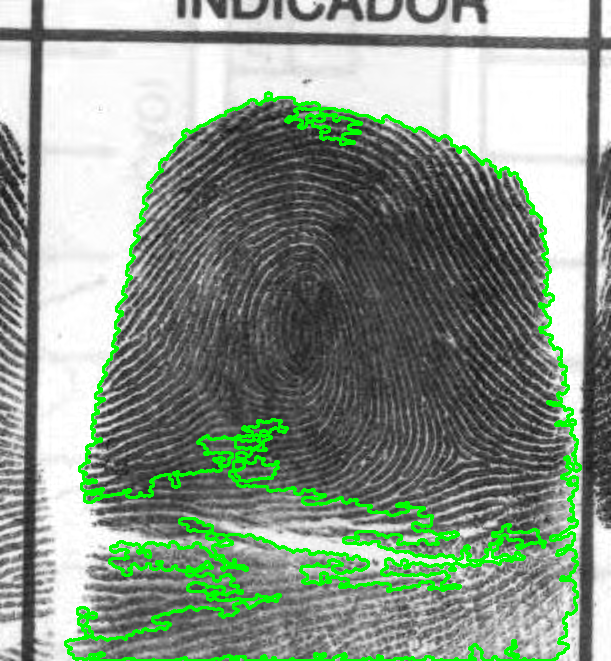
#> input picture output/marked_fingerprints/90120132577902_marked.bmp, 611 x 661 px; its folder holds only this picture in this run
$ python MarkCountor.py output/marked_fingerprints
#> lines starting #> are read from the running program, lines starting #| are printed output that depends on the picture; after the words box and inside, x2 and y2 are one past the last pixel; in counts of white or black regions, pixels touching at a corner belong together
#> in process_directory, orig is the input picture: shape (661, 611, 3); mean B, G, R 135.3, 150.2, 135.3
#!/usr/bin/env python3
"""
Batch fingerprint filter and mark tool.
Aplica remoção de linhas horizontais/verticais e marca contorno da impressão para todas as imagens em um diretório.
"""
import os
import argparse
import cv2
import numpy as np


def remove_lines_keep_fingerprints(image_path):
    """Remove linhas verticais/horizontais mantendo apenas as cristas das digitais."""
    img = cv2.imread(image_path)
    if img is None:
        return None
    gray = cv2.cvtColor(img, cv2.COLOR_BGR2GRAY)
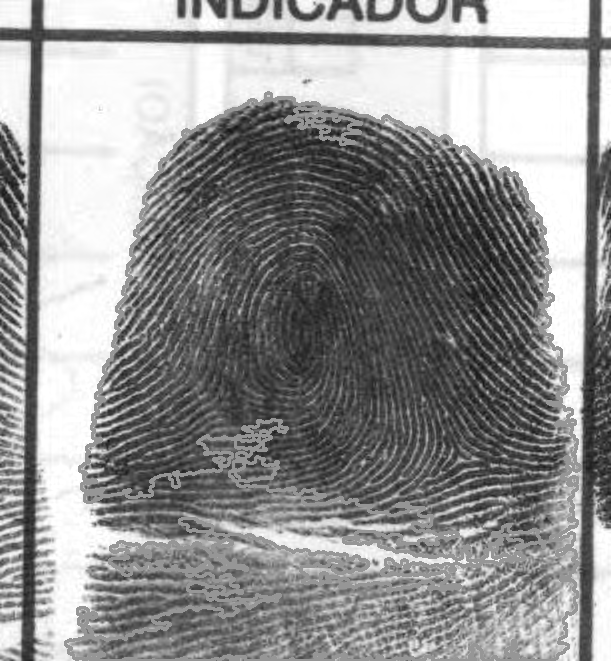
#> gray: shape (661, 611); min 13, max 255, mean 144.1
    thresh = cv2.adaptiveThreshold(
        gray, 255,
        cv2.ADAPTIVE_THRESH_GAUSSIAN_C,
        cv2.THRESH_BINARY_INV,
        21, 5
    )
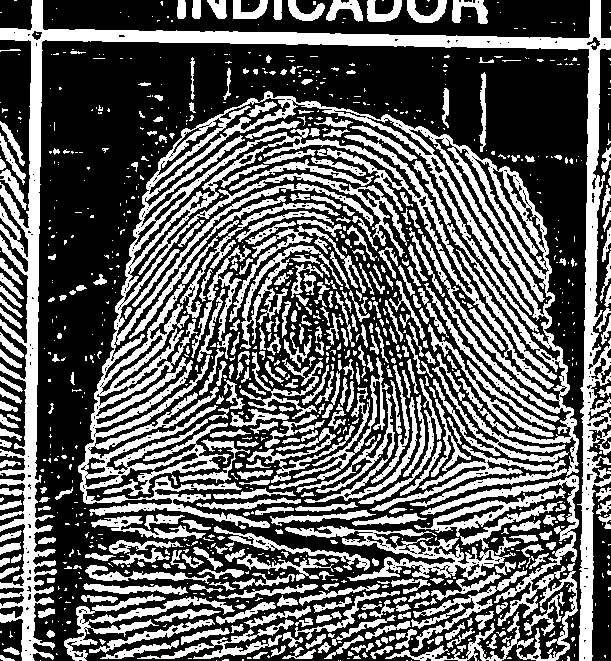
#> thresh: shape (661, 611); 38.4% white; 1042 white regions (637 under 20 px), largest, box (x1, y1, x2, y2) and area: (78, 91, 579, 528) 43944, (0, 0, 611, 661) 26138, (420, 475, 579, 661) 3705
    # kernels para linhas
    vert_k = cv2.getStructuringElement(cv2.MORPH_RECT, (1, 25))
    horz_k = cv2.getStructuringElement(cv2.MORPH_RECT, (25, 1))
    vert = cv2.morphologyEx(thresh, cv2.MORPH_OPEN, vert_k)
#> vert: shape (661, 611); 3.9% white; 45 white regions (2 under 20 px), largest, box (x1, y1, x2, y2) and area: (22, 0, 43, 661) 6789, (579, 0, 601, 661) 6035, (482, 72, 485, 147) 177
    horz = cv2.morphologyEx(thresh, cv2.MORPH_OPEN, horz_k)
#> horz: shape (661, 611); 4.4% white; 143 white regions (6 under 20 px), largest, box (x1, y1, x2, y2) and area: (0, 28, 593, 49) 6589, (83, 586, 187, 592) 446, (466, 485, 556, 497) 411
    lines = cv2.bitwise_or(vert, horz)
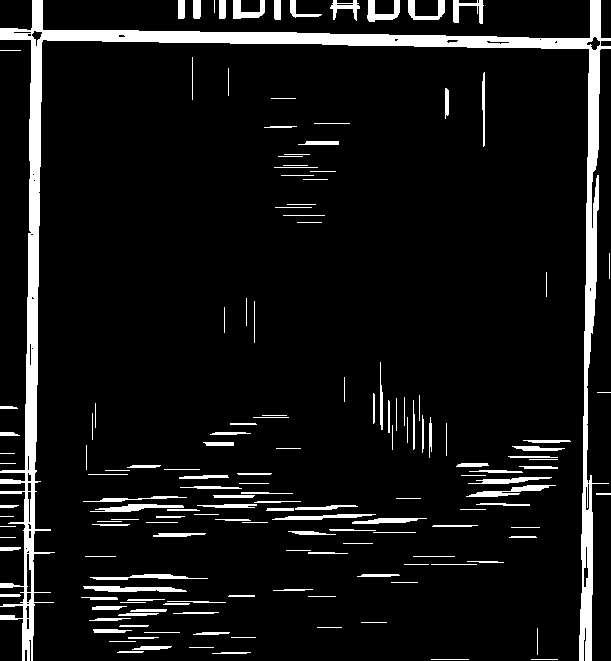
#> lines: shape (661, 611); 8.2% white; 159 white regions (7 under 20 px), largest, box (x1, y1, x2, y2) and area: (0, 0, 611, 661) 20081, (83, 586, 187, 592) 446, (466, 485, 556, 497) 411
    only = cv2.bitwise_and(thresh, cv2.bitwise_not(lines))
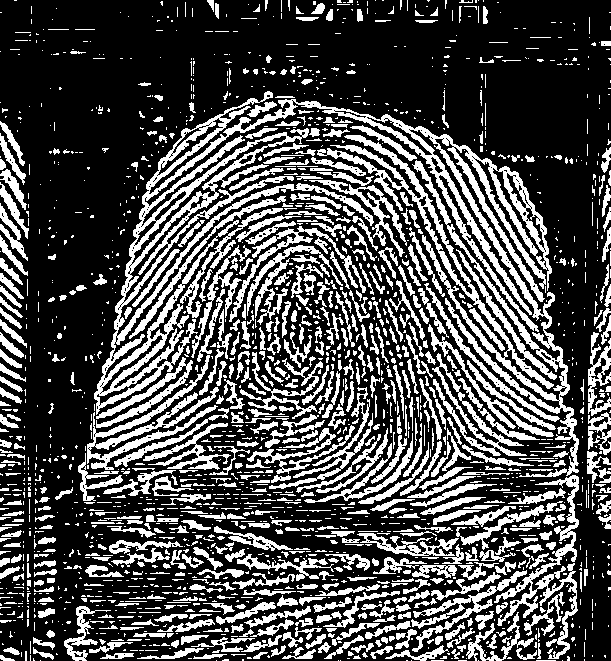
#> only: shape (661, 611); 30.1% white; 1949 white regions (1292 under 20 px), largest, box (x1, y1, x2, y2) and area: (94, 91, 579, 477) 30094, (87, 355, 219, 470) 2653, (494, 475, 579, 659) 2633
    # limpeza e dilatação
    small_k = cv2.getStructuringElement(cv2.MORPH_ELLIPSE, (3, 3))
    cleaned = cv2.morphologyEx(only, cv2.MORPH_OPEN, small_k)
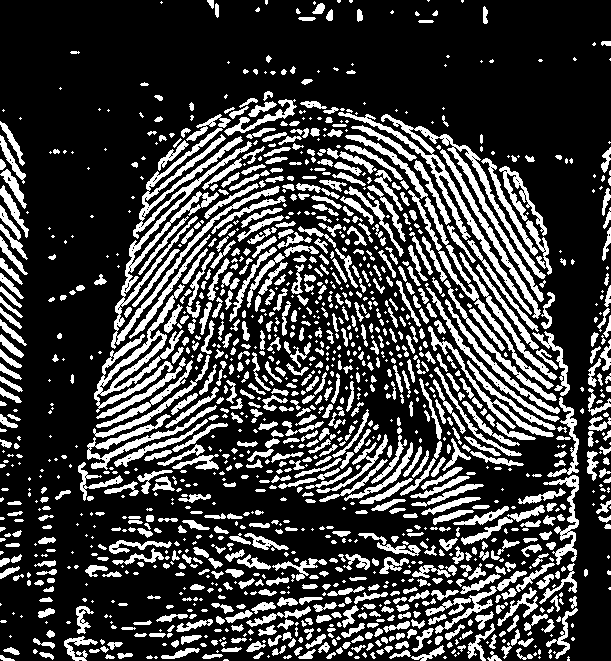
#> cleaned: shape (661, 611); 25.3% white; 1384 white regions (561 under 20 px), largest, box (x1, y1, x2, y2) and area: (111, 128, 280, 349) 5365, (338, 112, 546, 315) 4372, (94, 284, 185, 413) 2534
    dilate_k = cv2.getStructuringElement(cv2.MORPH_ELLIPSE, (5, 5))
    filtered = cv2.dilate(cleaned, dilate_k, iterations=1)
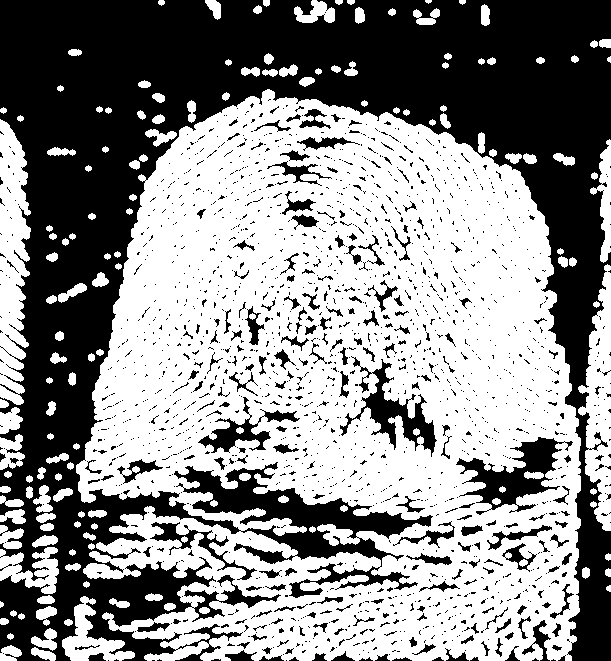
#> filtered: shape (661, 611); 55.5% white; 1714 black regions (1501 under 20 px), largest, box (x1, y1, x2, y2) and area: (0, 0, 611, 661) 152681, (456, 437, 573, 515) 3345, (340, 356, 437, 457) 2537
    return filtered


def mark_fingerprint(orig_img, mask, output_path):
    """Desenha o contorno principal da impressão e salva a imagem marcada."""
    if mask is None:
        print(f"Máscara inválida para {output_path}")
        return
    contours, _ = cv2.findContours(mask, cv2.RETR_EXTERNAL, cv2.CHAIN_APPROX_NONE)
#> contours = 142 contours, 5 with area under 20; largest, box (x1, y1, x2, y2) and area: (76, 89, 581, 661) 230848, (0, 119, 31, 405) 6030, (578, 264, 611, 531) 4632, (62, 596, 135, 661) 1686, (0, 547, 59, 594) 1358
    if not contours:
        print(f"Nenhum contorno encontrado em {output_path}")
        return
    cnt = max(contours, key=cv2.contourArea)
#> cnt = contour of 3373 points, box (x1, y1, x2, y2) (76, 89, 581, 661), area 230848
    marked = orig_img.copy()
    cv2.drawContours(marked, [cnt], -1, (0, 255, 0), 2)
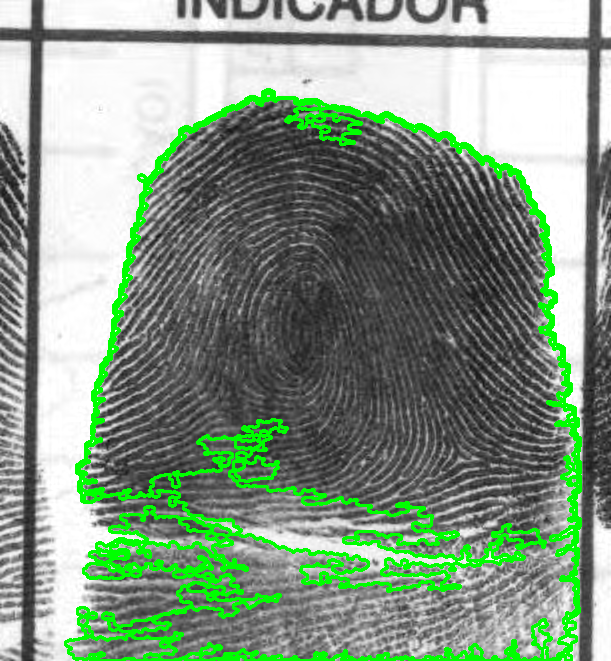
#> marked: shape (661, 611, 3); 2.31% of pixels changed, all inside (x1, y1, x2, y2) = (75, 88, 582, 661)
    os.makedirs(os.path.dirname(output_path), exist_ok=True)
    cv2.imwrite(output_path, marked)
    print(f"Salvo: {output_path}")


def process_directory(input_dir, out_dir):
    """Processa todas as imagens do diretório recursivamente."""
    exts = ('.png', '.jpg', '.jpeg', '.bmp')
    for root, _, files in os.walk(input_dir):
        for fname in files:
            if not fname.lower().endswith(exts):
                continue
            input_path = os.path.join(root, fname)
            orig = cv2.imread(input_path)
            filtered = remove_lines_keep_fingerprints(input_path)
            mask = (filtered > 0).astype(np.uint8) if filtered is not None else None
            rel = os.path.relpath(root, input_dir)
            target_dir = os.path.join(out_dir, rel)
            name, ext = os.path.splitext(fname)
            output_path = os.path.join(target_dir, f"{name}_marked{ext}")
            mark_fingerprint(orig, mask, output_path)


def main():
    parser = argparse.ArgumentParser(description="Batch fingerprint filter and mark tool")
    parser.add_argument('input_dir', help='Diretório contendo imagens de digitais')
    parser.add_argument('--out-dir', default='marked_fingerprints', help='Diretório de saída')
    args = parser.parse_args()
    if not os.path.isdir(args.input_dir):
        print(f"Erro: {args.input_dir} não é um diretório válido.")
        return
    process_directory(args.input_dir, args.out_dir)

if __name__ == '__main__':
    main()

$ run again, on output/marked_fingerprints/90120146617807_marked.bmp
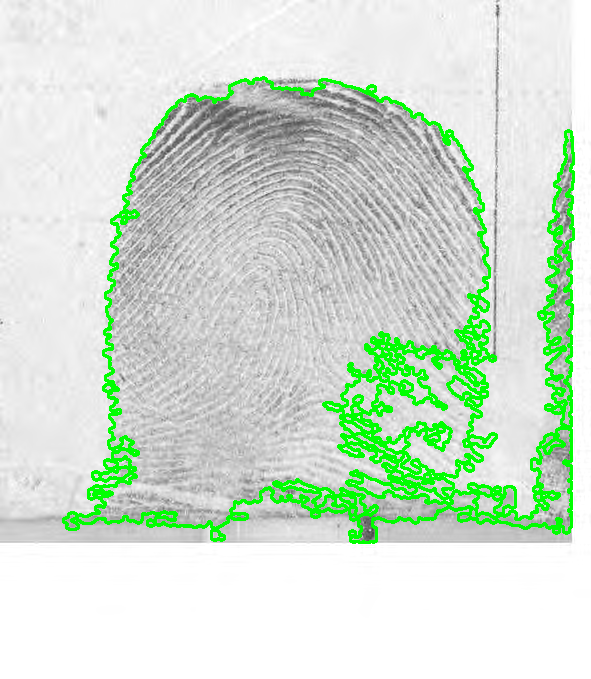
#> input picture output/marked_fingerprints/90120146617807_marked.bmp, 591 x 679 px
#> in process_directory, orig is the input picture: shape (679, 591, 3); mean B, G, R 207.9, 225.5, 207.9
#> in remove_lines_keep_fingerprints, `thresh = cv2.adaptiveThreshold( gray, 255, cv2.ADAPTIVE_THRESH_GAUSSIA..`:
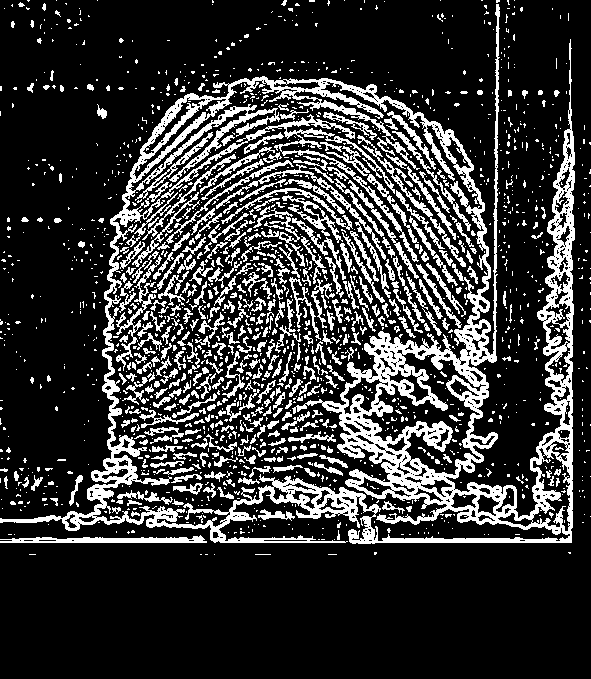
#> thresh: shape (679, 591); 20.8% white; 1678 white regions (1277 under 20 px), largest, box (x1, y1, x2, y2) and area: (0, 4, 575, 544) 41878, (216, 164, 391, 298) 1104, (0, 535, 207, 543) 1016
#> vert: shape (679, 591); 0.43% white in thin lines or dots, all inside (x1, y1, x2, y2) = (343, 4, 574, 543)
#> horz: shape (679, 591); 1.1% white; 51 white regions, largest, box (x1, y1, x2, y2) and area: (0, 538, 207, 543) 893, (349, 538, 572, 543) 833, (219, 541, 346, 543) 252
#> lines: shape (679, 591); 1.5% white; 58 white regions, largest, box (x1, y1, x2, y2) and area: (349, 361, 573, 543) 1218, (0, 538, 207, 543) 893, (494, 167, 497, 362) 382
#> only: shape (679, 591); 19.3% white; 1978 white regions (1481 under 20 px), largest, box (x1, y1, x2, y2) and area: (312, 81, 498, 475) 5929, (115, 93, 322, 220) 4645, (530, 129, 575, 492) 4157
#> cleaned: shape (679, 591); 14.5% white; 1508 white regions (932 under 20 px), largest, box (x1, y1, x2, y2) and area: (333, 81, 498, 475) 5041, (340, 349, 448, 420) 2613, (530, 245, 571, 492) 2413
#> filtered: shape (679, 591); 36.3% white; 167 white regions, largest, box (x1, y1, x2, y2) and area: (89, 74, 577, 545) 132440, (60, 485, 198, 533) 3425, (67, 473, 85, 508) 308
#> mask: shape (679, 591); values 0 (black) and 1 (white), 36.3% white; 167 white regions
#> contours = 153 contours, 7 with area under 20; largest, box (x1, y1, x2, y2) and area: (89, 74, 577, 545) 161058, (60, 485, 198, 533) 3636, (67, 473, 85, 508) 264, (21, 475, 45, 493) 212, (143, 476, 170, 488) 176
#> cnt = contour of 4247 points, box (x1, y1, x2, y2) (89, 74, 577, 545), area 161058
#> in mark_fingerprint, `cv2.drawContours(marked, [cnt], -1, (0, 255, 0), 2)`:
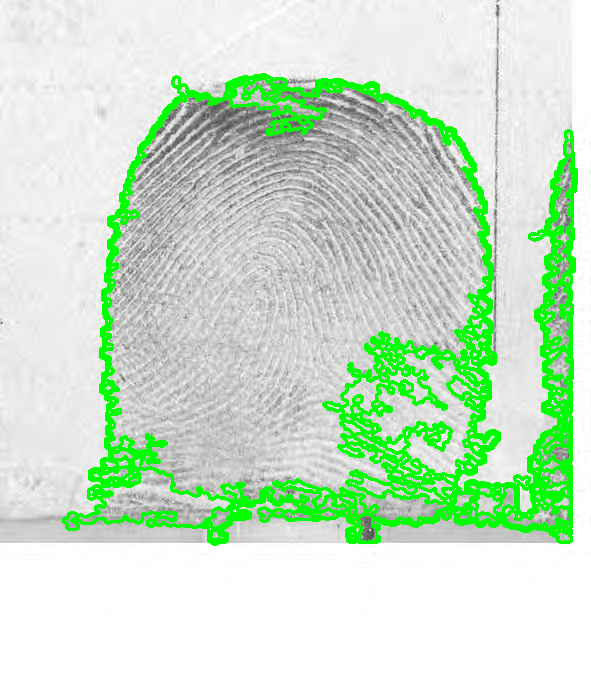
#> marked: shape (679, 591, 3); 3.45% of pixels changed, all inside (x1, y1, x2, y2) = (88, 73, 578, 546)

$ run again, on output/marked_fingerprints/90121313740907_marked.bmp
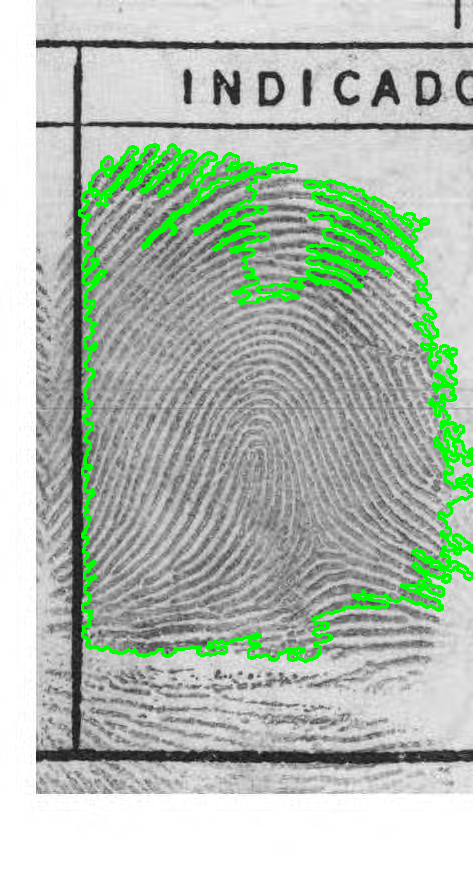
#> input picture output/marked_fingerprints/90121313740907_marked.bmp, 473 x 876 px
#> in process_directory, orig is the input picture: shape (876, 473, 3); mean B, G, R 174.1, 188.1, 174.1
#> in remove_lines_keep_fingerprints, `thresh = cv2.adaptiveThreshold( gray, 255, cv2.ADAPTIVE_THRESH_GAUSSIA..`:
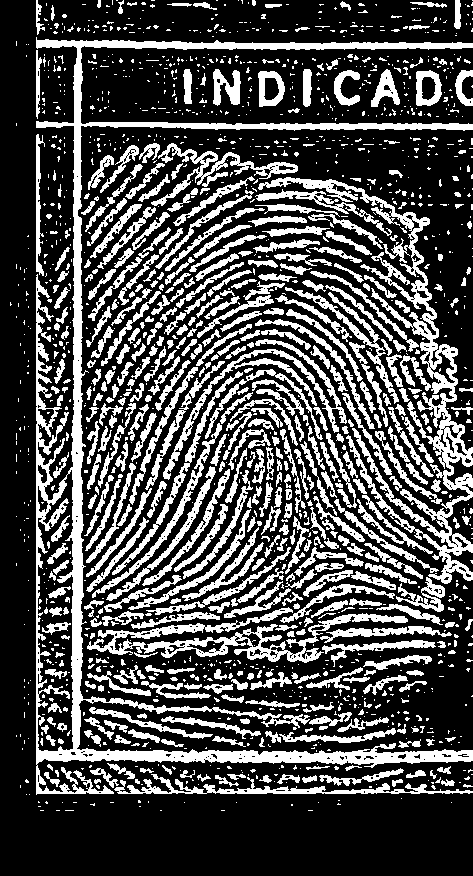
#> thresh: shape (876, 473); 29.7% white; 1612 white regions (1131 under 20 px), largest, box (x1, y1, x2, y2) and area: (36, 37, 473, 795) 21670, (258, 177, 473, 584) 9652, (87, 607, 408, 663) 4293
#> vert: shape (876, 473); 2.1% white; 21 white regions, largest, box (x1, y1, x2, y2) and area: (72, 40, 83, 760) 5489, (36, 277, 38, 795) 978, (36, 134, 40, 272) 433
#> horz: shape (876, 473); 3.4% white; 81 white regions (1 under 20 px), largest, box (x1, y1, x2, y2) and area: (36, 750, 473, 763) 3591, (36, 41, 473, 49) 2591, (36, 122, 473, 130) 2110
#> lines: shape (876, 473); 5.5% white; 93 white regions (1 under 20 px), largest, box (x1, y1, x2, y2) and area: (36, 40, 473, 795) 14824, (213, 789, 383, 794) 476, (36, 134, 40, 272) 433
#> only: shape (876, 473); 24.2% white; 2319 white regions (1683 under 20 px), largest, box (x1, y1, x2, y2) and area: (352, 385, 473, 548) 3672, (303, 183, 458, 384) 3200, (98, 623, 341, 662) 2555
#> cleaned: shape (876, 473); 19.8% white; 1412 white regions (602 under 20 px), largest, box (x1, y1, x2, y2) and area: (352, 385, 473, 548) 3107, (336, 183, 439, 339) 1476, (96, 439, 215, 594) 1057
#> filtered: shape (876, 473); 46.1% white; 240 white regions, largest, box (x1, y1, x2, y2) and area: (80, 141, 473, 706) 144938, (36, 328, 75, 570) 5718, (36, 762, 257, 796) 4266
#> mask: shape (876, 473); values 0 (black) and 1 (white), 46.1% white; 240 white regions
#> contours = 239 contours, 5 with area under 20; largest, box (x1, y1, x2, y2) and area: (80, 141, 473, 706) 163346, (36, 328, 75, 570) 5422, (36, 762, 257, 796) 4030, (210, 695, 411, 749) 3189, (276, 766, 457, 794) 2214
#> cnt = contour of 5750 points, box (x1, y1, x2, y2) (80, 141, 473, 706), area 163346
#> in mark_fingerprint, `cv2.drawContours(marked, [cnt], -1, (0, 255, 0), 2)`:
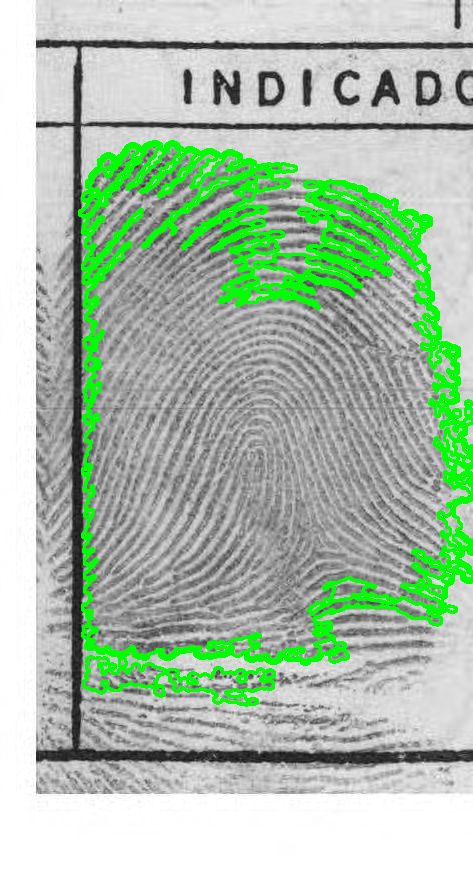
#> marked: shape (876, 473, 3); 3.41% of pixels changed, all inside (x1, y1, x2, y2) = (81, 140, 473, 707)
